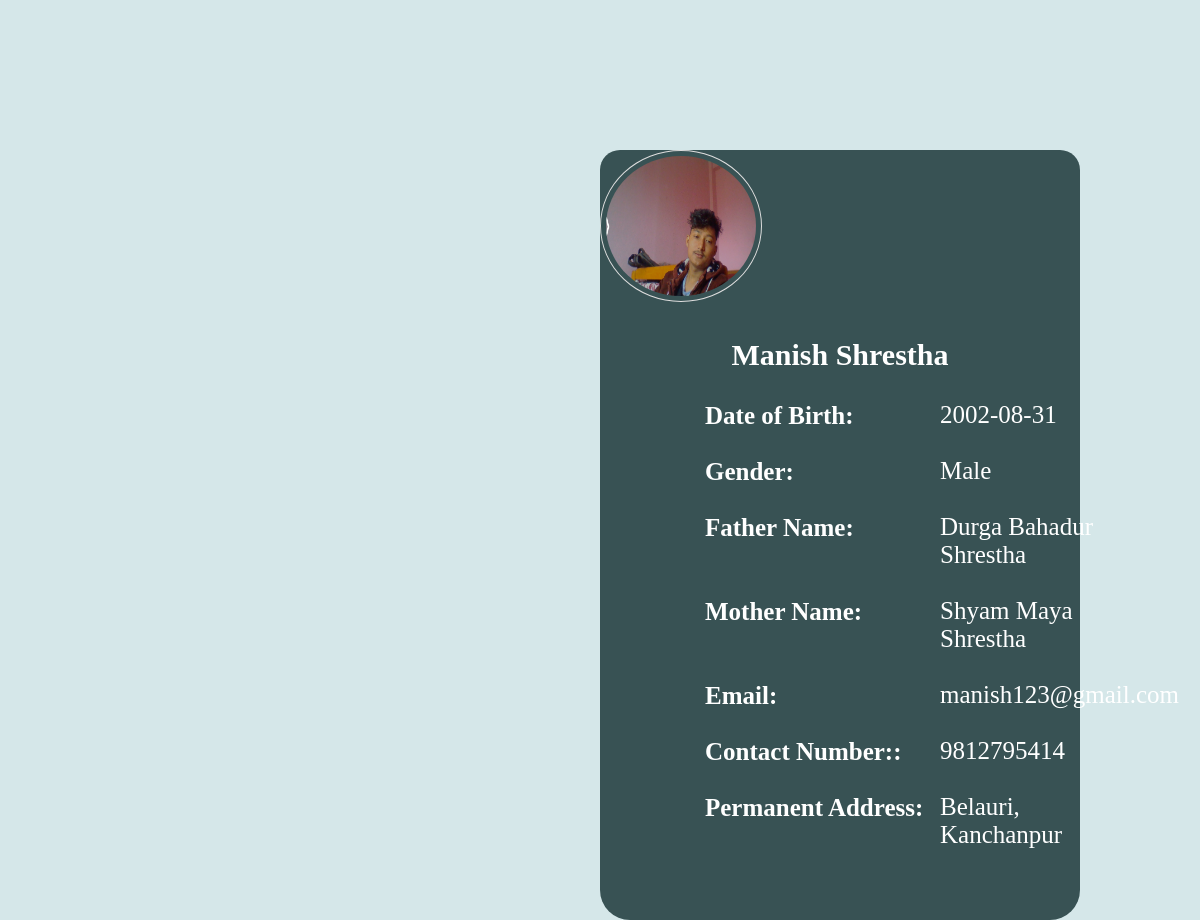
/1_Profile.php?id=52 (signed in), run on the app's committed database.
### tables this page shows
CREATE TABLE `user` (
  `user_id` int(11) NOT NULL,
  `Name` varchar(50) DEFAULT NULL,
  `Date_of_Birth` date DEFAULT NULL,
  `Gender` varchar(20) DEFAULT NULL,
  `Father_Name` varchar(50) DEFAULT NULL,
  `Mother_Name` varchar(50) DEFAULT NULL,
  `Contact_Number` varchar(10) DEFAULT NULL,
  `Permanent_Address` varchar(70) DEFAULT NULL,
  `Email` varchar(70) DEFAULT NULL,
  `Password` varchar(80) DEFAULT NULL,
  `Re_Password` varchar(80) DEFAULT NULL,
  `profile_picture` varchar(300) DEFAULT NULL
);

### 1_Profile.php (the view, shortened to what this page needs)
<!DOCTYPE html>
<html lang="en">
<head>
</head>
<body>
<?php
	require 'Confi.php';
	$userId=$_GET['id'];
	try {
		$sql = "select * from user where user_id = '$userId' limit 1;";
		$query = mysqli_query($link, $sql);
	} catch (Exception $e) {
		$error['database'] = $e -> getMessage();
	}
 ?>
<!DOCTYPE html>
<html>
<head>
	<link rel="stylesheet" href="css/profile.css">
</head>
<body>
<div class="main">
<?php foreach($query as $user_data):{ ?>
	<div id="center">
		<img src="<?php echo $user_data['profile_picture']; ?>" height="140px" width="150px"/>
</div>
	<h2><?php echo $user_data['Name']; ?></h2>
	<div class="db">
		<span> Date of Birth:</span>
		<p><?php echo $user_data['Date_of_Birth']; ?></p>
	</div>
	 <div class="gender">
		<span>Gender: </span>
		<p><?php echo $user_data['Gender']; ?></p>
	</div>
	<div class="fn">
		<span>Father Name:</span>
		<p><?php echo $user_data['Father_Name']; ?></p>
	</div>
	<div class="mn">
		<span>Mother Name:</span>
		<p><?php echo $user_data['Mother_Name']; ?></p>
	</div>
	<div class="email">
		<span>Email:</span>
		<p><?php echo $user_data['Email']; ?></p>
	</div>
	<div class="number">
		<span>Contact Number::</span>
		<p><?php echo $user_data['Contact_Number']; ?></p>
	</div>
	<div class="address">
		<span>Permanent Address:</span>
		<p><?php echo $user_data['Permanent_Address']; ?></p>
	</div>
     <?php } endforeach ?>
    </div>
</body>
</html>

### css/profile.css (style rules this page uses)
body { background-color:rgb(213, 231, 233); }
* { margin:0; padding:0; }
.main { background-color:rgb(56, 82, 84); width:40%; height: 770px; color:white; margin: 150px 0 0 600px; border-radius: 20px 20px 30px 30px; font-size:25px; }
img { border: 1px solid #ddd; border-radius: 4px; padding: 5px; width: 150px; border-radius: 50%; }
h2 { text-align: center; padding: 30px; font-size:30px; font-weight:bold; }
span { font-size:25px; margin:15px 5px; font-weight: bold; padding-right: 50px; }
p { position:relative; left:150px; top: -29px; padding:0 90px; }
.db { padding-left: 100px; }
.gender { padding-left: 100px; }
.fn { padding-left: 100px; }
.mn { padding-left: 100px; }
.email { padding-left: 100px; }
.number { padding-left: 100px; }
.address { padding-left: 100px; }

### data on the page
user: profile_picture (picture), Name "Manish Shrestha", Date_of_Birth "2002-08-31", Gender "Male", Father_Name "Durga Bahadur Shrestha", Mother_Name "Shyam Maya Shrestha", Email "manish123@gmail.com", Contact_Number "9812795414", Permanent_Address "Belauri, Kanchanpur"
